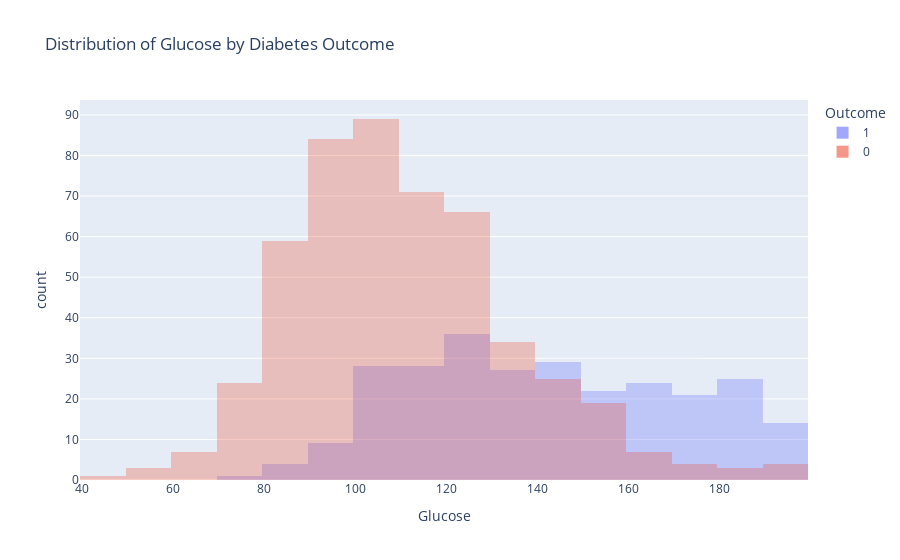

The code cell stored with this chart in its notebook:
### Code cell
import plotly.express as px
# Glucose Distribution by Outcome
fig = px.histogram(df, x="Glucose", color="Outcome", nbins=30,
                   title="Distribution of Glucose by Diabetes Outcome",
                   barmode='overlay')
fig.update_traces(opacity=0.6)
fig.show()

### Figure 1 — Plotly figure (JSON) as saved in the notebook; plotly's stock layout.template omitted (floating-point values rounded to 4 significant figures; data arrays with more than 128 entries replaced by an {"elided": "..."} marker saying what was removed)
{"data": [{"bingroup": "x", "hovertemplate": "Outcome=1<br>Glucose=%{x}<br>count=%{y}<extra></extra>", "legendgroup": "1", "marker": {"color": "#636efa", "opacity": 0.5, "pattern": {"shape": ""}}, "name": "1", "nbinsx": 30, "opacity": 0.6, "orientation": "v", "showlegend": true, "type": "histogram", "x": {"elided": "268 float values"}, "xaxis": "x", "yaxis": "y"}, {"bingroup": "x", "hovertemplate": "Outcome=0<br>Glucose=%{x}<br>count=%{y}<extra></extra>", "legendgroup": "0", "marker": {"color": "#EF553B", "opacity": 0.5, "pattern": {"shape": ""}}, "name": "0", "nbinsx": 30, "opacity": 0.6, "orientation": "v", "showlegend": true, "type": "histogram", "x": {"elided": "500 float values"}, "xaxis": "x", "yaxis": "y"}], "layout": {"barmode": "overlay", "legend": {"title": {"text": "Outcome"}, "tracegroupgap": 0}, "title": {"text": "Distribution of Glucose by Diabetes Outcome"}, "xaxis": {"anchor": "y", "domain": [0, 1], "title": {"text": "Glucose"}}, "yaxis": {"anchor": "x", "domain": [0, 1], "title": {"text": "count"}}}}
